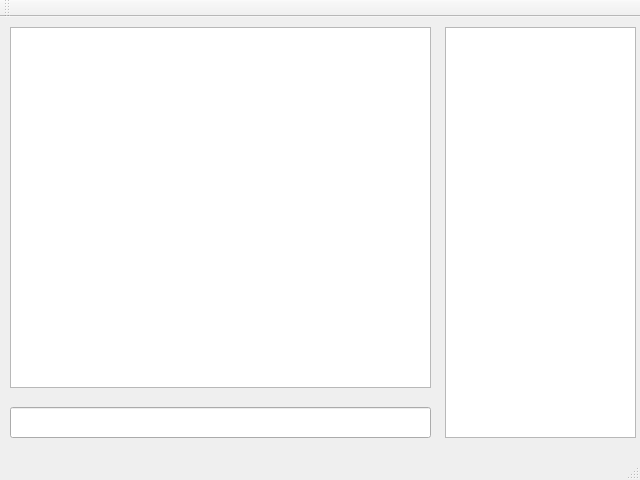
<?xml version="1.0" encoding="UTF-8"?>
<ui version="4.0">
 <class>MainWindow</class>
 <widget class="QMainWindow" name="MainWindow">
  <property name="geometry">
   <rect>
    <x>0</x>
    <y>0</y>
    <width>640</width>
    <height>480</height>
   </rect>
  </property>
  <property name="sizePolicy">
   <sizepolicy hsizetype="Fixed" vsizetype="Preferred">
    <horstretch>0</horstretch>
    <verstretch>0</verstretch>
   </sizepolicy>
  </property>
  <property name="windowTitle">
   <string>Simple Messenger</string>
  </property>
  <widget class="QWidget" name="centralWidget">
   <widget class="QListWidget" name="listWidget">
    <property name="geometry">
     <rect>
      <x>445</x>
      <y>10</y>
      <width>191</width>
      <height>411</height>
     </rect>
    </property>
   </widget>
   <widget class="QTextEdit" name="textEdit">
    <property name="geometry">
     <rect>
      <x>10</x>
      <y>10</y>
      <width>421</width>
      <height>361</height>
     </rect>
    </property>
   </widget>
   <widget class="QLineEdit" name="lineEdit">
    <property name="geometry">
     <rect>
      <x>10</x>
      <y>390</y>
      <width>421</width>
      <height>31</height>
     </rect>
    </property>
   </widget>
  </widget>
  <widget class="QMenuBar" name="menuBar">
   <property name="geometry">
    <rect>
     <x>0</x>
     <y>0</y>
     <width>640</width>
     <height>21</height>
    </rect>
   </property>
  </widget>
  <widget class="QToolBar" name="mainToolBar">
   <attribute name="toolBarArea">
    <enum>TopToolBarArea</enum>
   </attribute>
   <attribute name="toolBarBreak">
    <bool>false</bool>
   </attribute>
  </widget>
  <widget class="QStatusBar" name="statusBar"/>
 </widget>
 <layoutdefault spacing="6" margin="11"/>
 <resources/>
 <connections/>
</ui>
